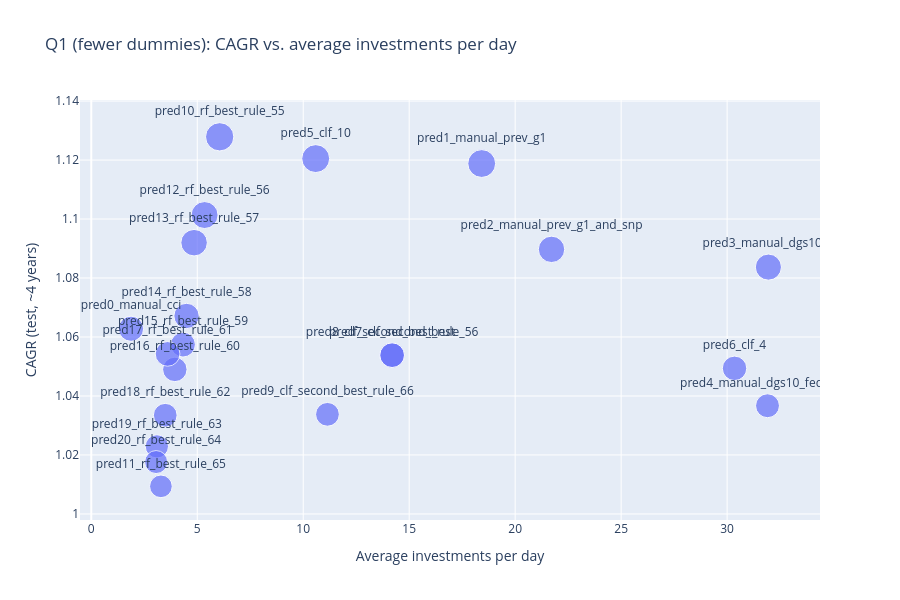

The notebook cell this image was saved under:
### Code cell
display(q1['sim'][SIM_COLUMNS].round(4))
bubble_chart(q1['sim'], 'Q1 (fewer dummies): CAGR vs. average investments per day')

### Figure 1 — Plotly figure (JSON) as saved in the notebook; plotly's stock layout.template omitted (floating-point values rounded to 4 significant figures)
{"data": [{"hovertemplate": "Average investments per day=%{x}<br>CAGR (test, ~4 years)=%{y}<br>sim1_growth_capital_4y=%{marker.size}<br>prediction=%{text}<extra></extra>", "legendgroup": "", "marker": {"color": "#636efa", "size": [1.276, 1.567, 1.41, 1.379, 1.155, 1.576, 1.213, 1.233, 1.233, 1.142, 1.618, 1.038, 1.471, 1.422, 1.297, 1.25, 1.211, 1.235, 1.141, 1.095, 1.072], "sizemode": "area", "sizeref": 0.004046, "symbol": "circle"}, "mode": "markers+text", "name": "", "orientation": "v", "showlegend": false, "text": ["pred0_manual_cci", "pred1_manual_prev_g1", "pred2_manual_prev_g1_and_snp", "pred3_manual_dgs10_5", "pred4_manual_dgs10_fedfunds", "pred5_clf_10", "pred6_clf_4", "pred7_clf_second_best", "pred8_clf_second_best_rule_56", "pred9_clf_second_best_rule_66", "pred10_rf_best_rule_55", "pred11_rf_best_rule_65", "pred12_rf_best_rule_56", "pred13_rf_best_rule_57", "pred14_rf_best_rule_58", "pred15_rf_best_rule_59", "pred16_rf_best_rule_60", "pred17_rf_best_rule_61", "pred18_rf_best_rule_62", "pred19_rf_best_rule_63", "pred20_rf_best_rule_64"], "textposition": "top center", "type": "scatter", "x": [1.876, 18.42, 21.72, 31.95, 31.91, 10.59, 30.35, 14.19, 14.2, 11.14, 6.058, 3.286, 5.346, 4.851, 4.494, 4.325, 3.942, 3.6, 3.49, 3.095, 3.06], "xaxis": "x", "y": [1.063, 1.119, 1.09, 1.084, 1.037, 1.12, 1.049, 1.054, 1.054, 1.034, 1.128, 1.009, 1.101, 1.092, 1.067, 1.057, 1.049, 1.054, 1.033, 1.023, 1.018], "yaxis": "y"}], "layout": {"height": 600, "legend": {"itemsizing": "constant", "tracegroupgap": 0}, "title": {"text": "Q1 (fewer dummies): CAGR vs. average investments per day"}, "xaxis": {"anchor": "y", "domain": [0, 1], "title": {"text": "Average investments per day"}}, "yaxis": {"anchor": "x", "domain": [0, 1], "title": {"text": "CAGR (test, ~4 years)"}}}}
